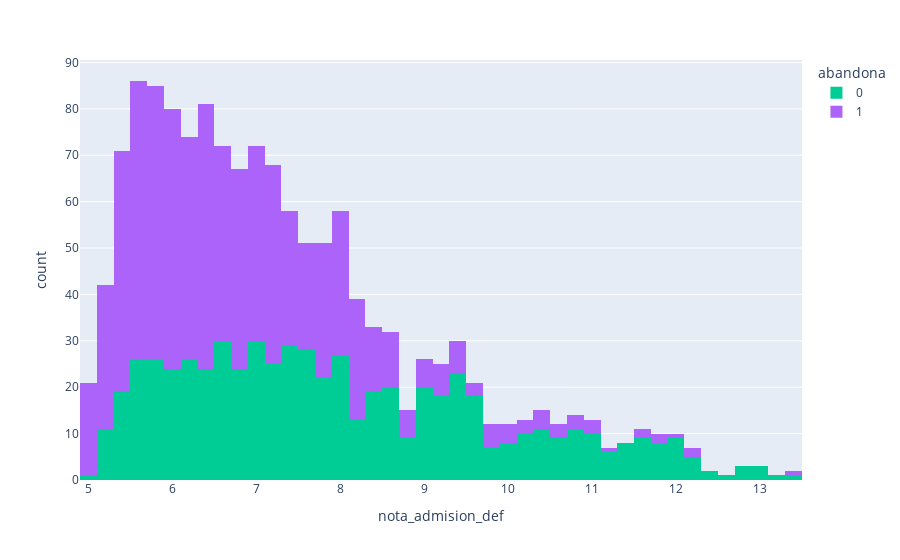
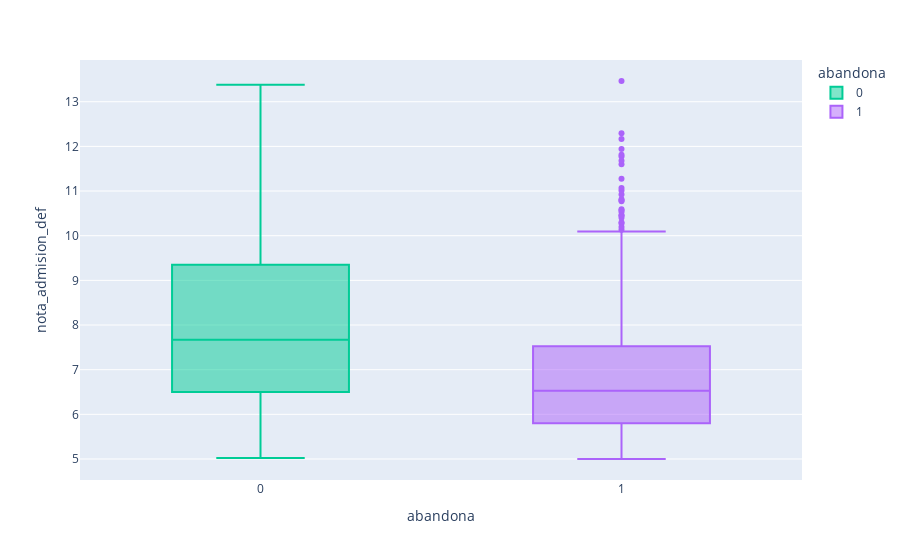
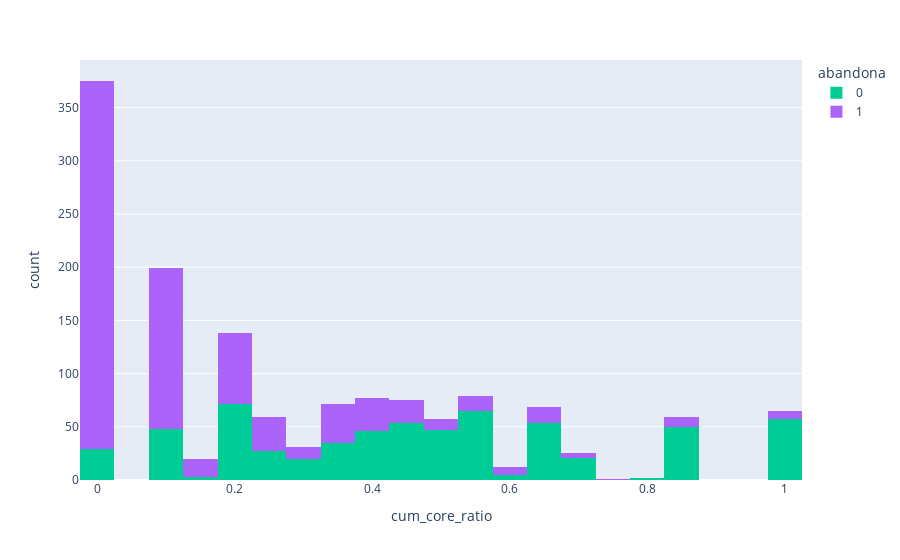
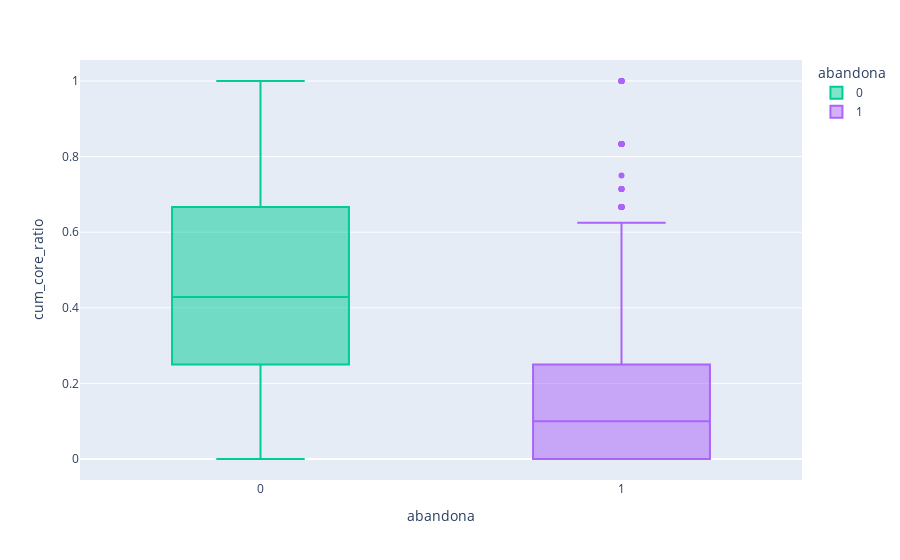

Notebook cell for these charts, in order:
### Code cell
for col in numerical_cols:
    fig = px.histogram(dv_analys_record_personal_access,x=col, color='abandona',
                  color_discrete_map={'N':'Red','S':'Blue'})
    fig1 = px.box(dv_analys_record_personal_access, x="abandona", y=col, 
                  color="abandona", color_discrete_map={'N':'Red','S':'Blue'})
    fig.show()
    fig1.show()

### Figure 1 — Plotly figure (JSON) as saved in the notebook; plotly's stock layout.template omitted (floating-point values rounded to 4 significant figures; data arrays with more than 128 entries replaced by an {"elided": "..."} marker saying what was removed)
{"data": [{"alignmentgroup": "True", "bingroup": "x", "hovertemplate": "abandona=0<br>nota_admision_def=%{x}<br>count=%{y}<extra></extra>", "legendgroup": "0", "marker": {"color": "#00cc96"}, "name": "0", "offsetgroup": "0", "orientation": "v", "showlegend": true, "type": "histogram", "x": {"elided": "634 float values"}, "xaxis": "x", "yaxis": "y"}, {"alignmentgroup": "True", "bingroup": "x", "hovertemplate": "abandona=1<br>nota_admision_def=%{x}<br>count=%{y}<extra></extra>", "legendgroup": "1", "marker": {"color": "#ab63fa"}, "name": "1", "offsetgroup": "1", "orientation": "v", "showlegend": true, "type": "histogram", "x": {"elided": "780 float values"}, "xaxis": "x", "yaxis": "y"}], "layout": {"barmode": "relative", "legend": {"title": {"text": "abandona"}, "tracegroupgap": 0}, "margin": {"t": 60}, "xaxis": {"anchor": "y", "domain": [0, 1], "title": {"text": "nota_admision_def"}}, "yaxis": {"anchor": "x", "domain": [0, 1], "title": {"text": "count"}}}}

### Figure 2 — Plotly figure (JSON) as saved in the notebook; plotly's stock layout.template omitted (floating-point values rounded to 4 significant figures; data arrays with more than 128 entries replaced by an {"elided": "..."} marker saying what was removed)
{"data": [{"alignmentgroup": "True", "hovertemplate": "abandona=%{x}<br>nota_admision_def=%{y}<extra></extra>", "legendgroup": "0", "marker": {"color": "#00cc96"}, "name": "0", "notched": false, "offsetgroup": "0", "orientation": "v", "showlegend": true, "type": "box", "x": {"elided": "634 int values"}, "x0": " ", "xaxis": "x", "y": {"elided": "634 float values"}, "y0": " ", "yaxis": "y"}, {"alignmentgroup": "True", "hovertemplate": "abandona=%{x}<br>nota_admision_def=%{y}<extra></extra>", "legendgroup": "1", "marker": {"color": "#ab63fa"}, "name": "1", "notched": false, "offsetgroup": "1", "orientation": "v", "showlegend": true, "type": "box", "x": {"elided": "780 int values"}, "x0": " ", "xaxis": "x", "y": {"elided": "780 float values"}, "y0": " ", "yaxis": "y"}], "layout": {"boxmode": "overlay", "legend": {"title": {"text": "abandona"}, "tracegroupgap": 0}, "margin": {"t": 60}, "xaxis": {"anchor": "y", "categoryarray": [0, 1], "categoryorder": "array", "domain": [0, 1], "title": {"text": "abandona"}}, "yaxis": {"anchor": "x", "domain": [0, 1], "title": {"text": "nota_admision_def"}}}}

### Figure 3 — Plotly figure (JSON) as saved in the notebook; plotly's stock layout.template omitted (floating-point values rounded to 4 significant figures; data arrays with more than 128 entries replaced by an {"elided": "..."} marker saying what was removed)
{"data": [{"alignmentgroup": "True", "bingroup": "x", "hovertemplate": "abandona=0<br>cum_core_ratio=%{x}<br>count=%{y}<extra></extra>", "legendgroup": "0", "marker": {"color": "#00cc96"}, "name": "0", "offsetgroup": "0", "orientation": "v", "showlegend": true, "type": "histogram", "x": {"elided": "634 float values"}, "xaxis": "x", "yaxis": "y"}, {"alignmentgroup": "True", "bingroup": "x", "hovertemplate": "abandona=1<br>cum_core_ratio=%{x}<br>count=%{y}<extra></extra>", "legendgroup": "1", "marker": {"color": "#ab63fa"}, "name": "1", "offsetgroup": "1", "orientation": "v", "showlegend": true, "type": "histogram", "x": {"elided": "780 float values"}, "xaxis": "x", "yaxis": "y"}], "layout": {"barmode": "relative", "legend": {"title": {"text": "abandona"}, "tracegroupgap": 0}, "margin": {"t": 60}, "xaxis": {"anchor": "y", "domain": [0, 1], "title": {"text": "cum_core_ratio"}}, "yaxis": {"anchor": "x", "domain": [0, 1], "title": {"text": "count"}}}}

### Figure 4 — Plotly figure (JSON) as saved in the notebook; plotly's stock layout.template omitted (floating-point values rounded to 4 significant figures; data arrays with more than 128 entries replaced by an {"elided": "..."} marker saying what was removed)
{"data": [{"alignmentgroup": "True", "hovertemplate": "abandona=%{x}<br>cum_core_ratio=%{y}<extra></extra>", "legendgroup": "0", "marker": {"color": "#00cc96"}, "name": "0", "notched": false, "offsetgroup": "0", "orientation": "v", "showlegend": true, "type": "box", "x": {"elided": "634 int values"}, "x0": " ", "xaxis": "x", "y": {"elided": "634 float values"}, "y0": " ", "yaxis": "y"}, {"alignmentgroup": "True", "hovertemplate": "abandona=%{x}<br>cum_core_ratio=%{y}<extra></extra>", "legendgroup": "1", "marker": {"color": "#ab63fa"}, "name": "1", "notched": false, "offsetgroup": "1", "orientation": "v", "showlegend": true, "type": "box", "x": {"elided": "780 int values"}, "x0": " ", "xaxis": "x", "y": {"elided": "780 float values"}, "y0": " ", "yaxis": "y"}], "layout": {"boxmode": "overlay", "legend": {"title": {"text": "abandona"}, "tracegroupgap": 0}, "margin": {"t": 60}, "xaxis": {"anchor": "y", "categoryarray": [0, 1], "categoryorder": "array", "domain": [0, 1], "title": {"text": "abandona"}}, "yaxis": {"anchor": "x", "domain": [0, 1], "title": {"text": "cum_core_ratio"}}}}
